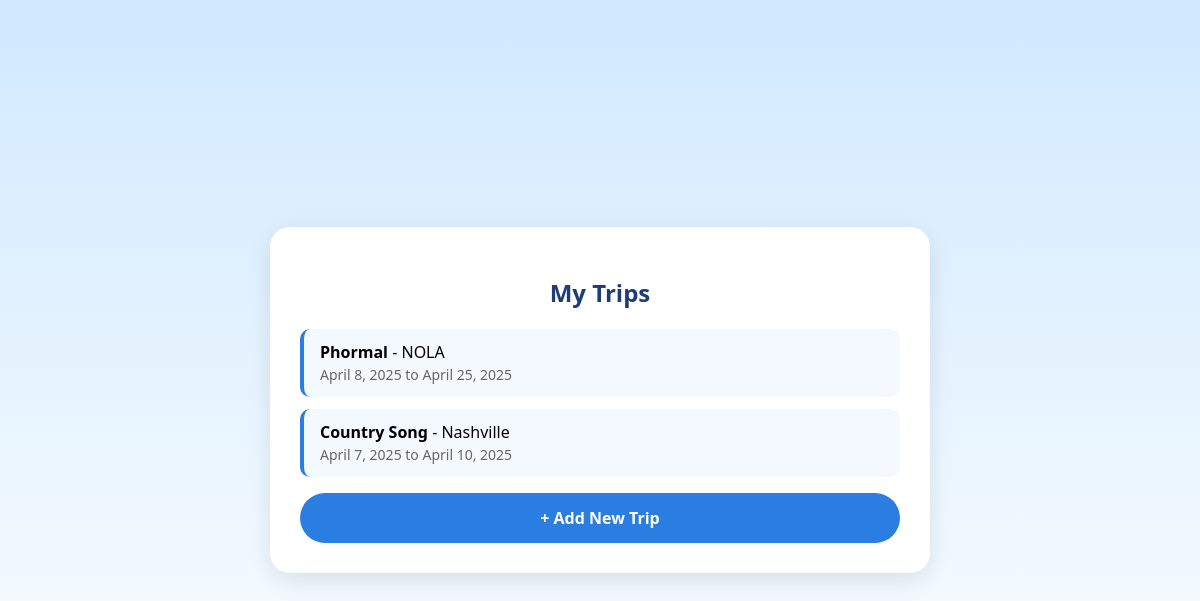
The page /trips/list/ (signed in) on the database as committed earlier.
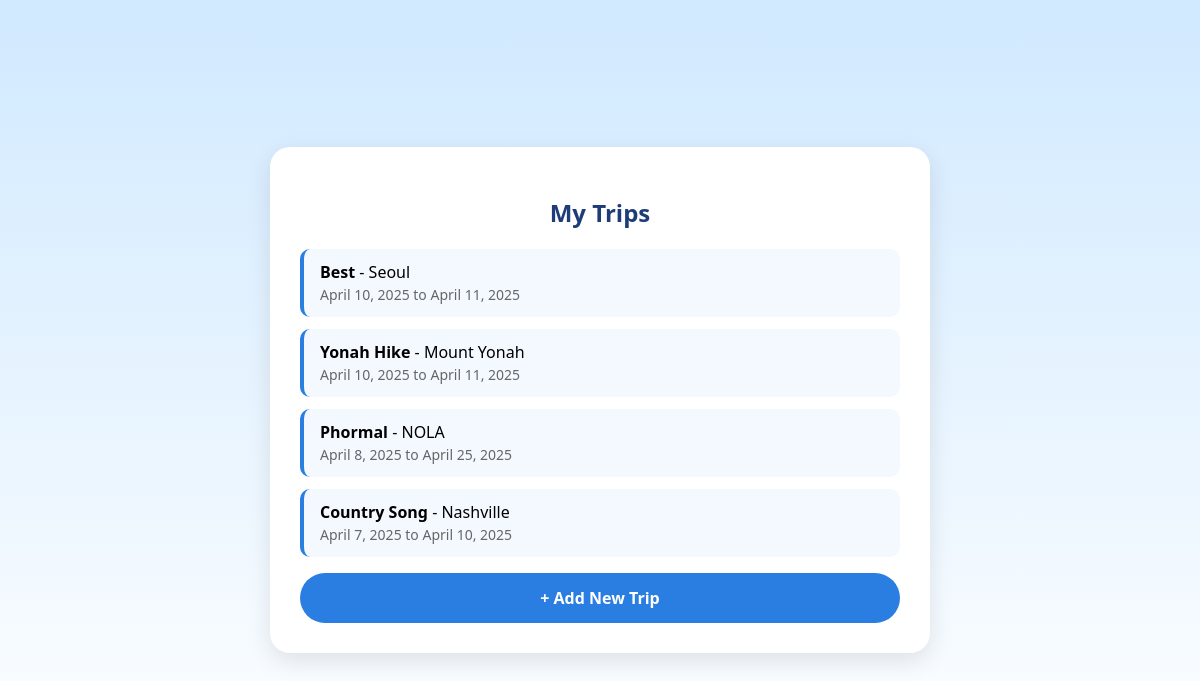
The same page on the database as committed later.
### trips/models.py (models this page shows, shortened)
class Trip(models.Model):
    TRIP_TYPE_CHOICES = [
        ('beach', 'Beach'),
        ('city', 'City'),
        ('hiking', 'Hiking'),
        ('business', 'Business'),
        ('snow', 'Snow / Ski'),
        ('other', 'Other'),
    ]
    user = models.ForeignKey(get_user_model(), on_delete=models.CASCADE)
    name = models.CharField(max_length=100)
    destination = models.CharField(max_length=100)
    start_date = models.DateField()
    end_date = models.DateField()
    trip_type = models.CharField(max_length=50, choices=TRIP_TYPE_CHOICES, default='other')
    manually_cleared = models.BooleanField(default=False)

### trips/views.py (the view)
# urls.py: path('list/', views.trip_list, name='trip_list'),
@login_required
def trip_list(request):
    trips = Trip.objects.filter(user=request.user).order_by('-start_date')
    return render(request, 'trips/trip_list.html', {'trips': trips})

### trips/templates/trips/trip_list.html (shortened to what this page needs)
{% load static %}
<!DOCTYPE html>
<html lang="en">
<head>
</head>
<body>
<div class="container">
  <h2>My Trips</h2>
  {% if trips %}
    <ul>
      {% for trip in trips %}
        <li>
          <span class="trip-name">{{ trip.name }}</span> - {{ trip.destination }}<br>
          <span class="trip-date">{{ trip.start_date }} to {{ trip.end_date }}</span>
        </li>
      {% endfor %}
    </ul>
  {% else %}
    <div class="no-trips">No trips yet. <a href="{% url 'create_trip' %}">Create one!</a></div>
  {% endif %}
  <a href="{% url 'create_trip' %}" class="add-trip">+ Add New Trip</a>
</div>
</body>
</html>

### trips/templates/trips/trip_list.html (style rules this page uses)
body { margin: 0; padding: 0; font-family: 'Segoe UI', sans-serif; background: linear-gradient(to bottom, #d0e9ff, #ffffff); display: flex; justify-content: center; align-items: center; min-height: 100vh; }
.container { width: 90%; max-width: 600px; background: white; padding: 30px; border-radius: 20px; box-shadow: 0 8px 25px rgba(0, 0, 0, 0.1); }
h2 { text-align: center; color: #1d3c78; margin-bottom: 20px; }
ul { list-style-type: none; padding: 0; }
li { background: #f4f8ff; margin-bottom: 12px; padding: 12px 16px; border-radius: 10px; border-left: 4px solid #2a7de1; }
.add-trip { display: block; text-align: center; background-color: #2a7de1; color: white; padding: 14px; border-radius: 30px; text-decoration: none; font-weight: bold; margin-top: 10px; }
.trip-name { font-weight: bold; }
.trip-date { font-size: 14px; color: #666; }

Rows that differ between the two databases and show on the page:
added Trip: name "Best", destination "Seoul", start_date "April 10, 2025", end_date "April 11, 2025"
added Trip: name "Yonah Hike", destination "Mount Yonah", start_date "April 10, 2025", end_date "April 11, 2025"
